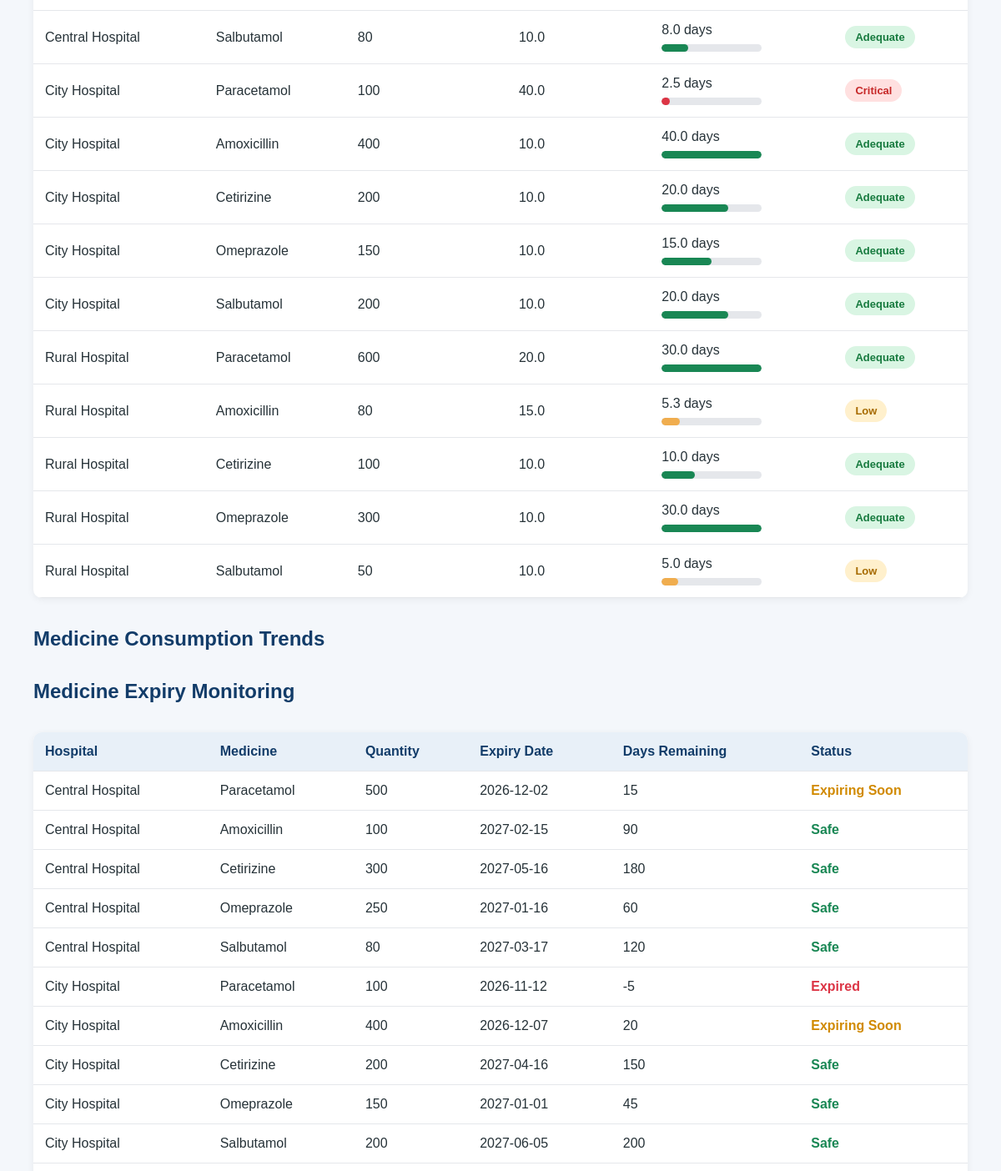
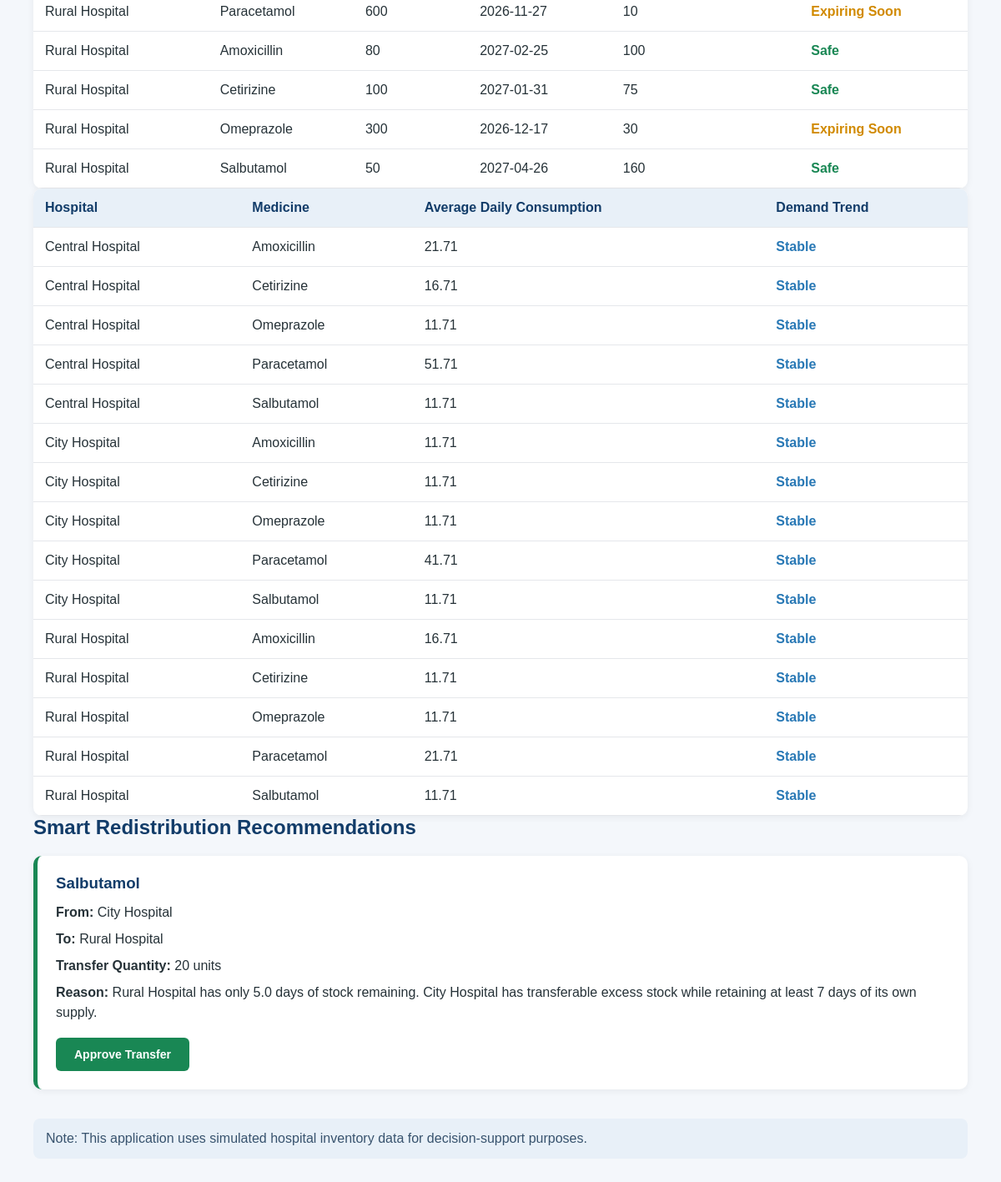
Before: / (lower part) with the older database file (2 pictures, top to bottom).
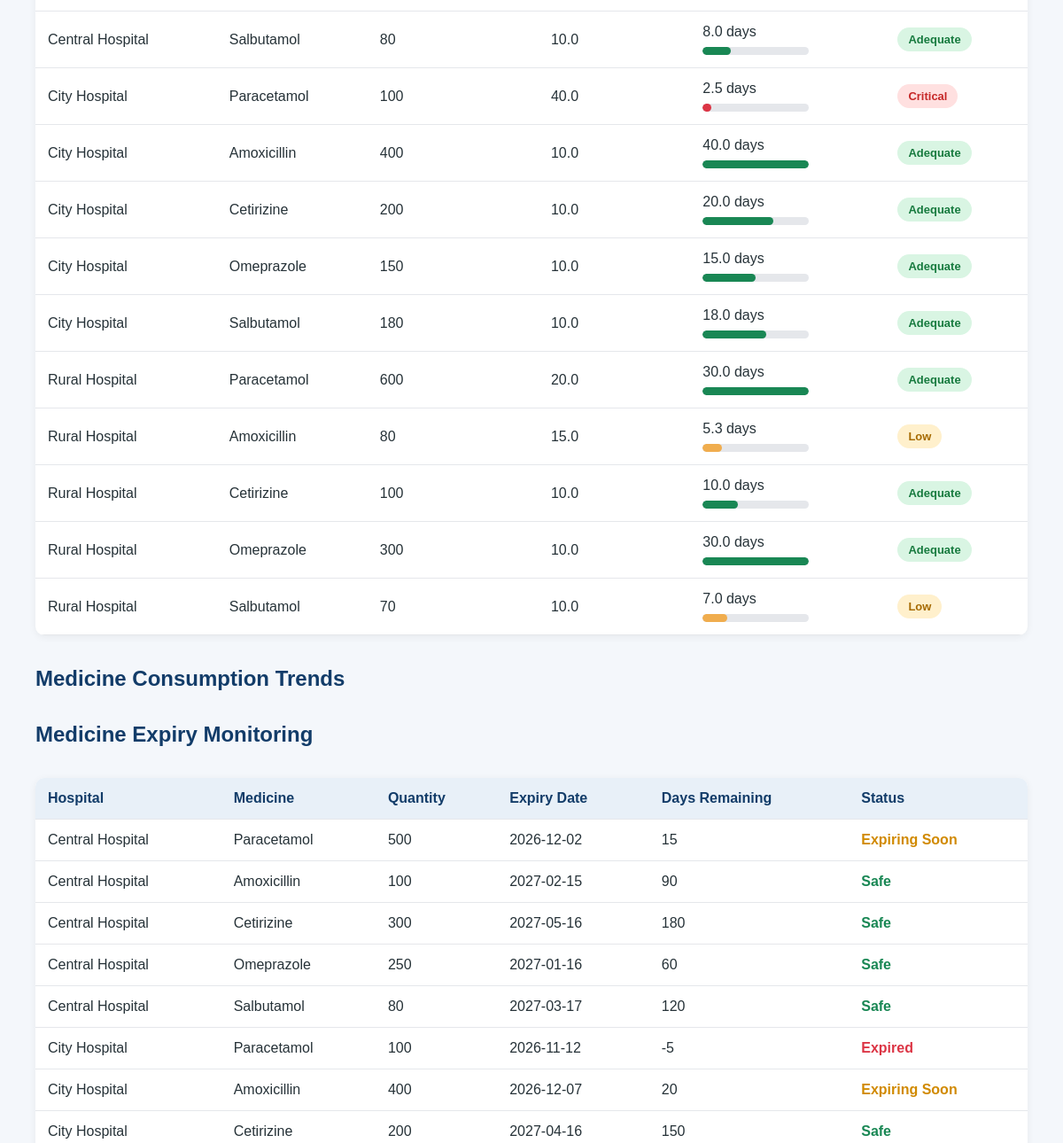
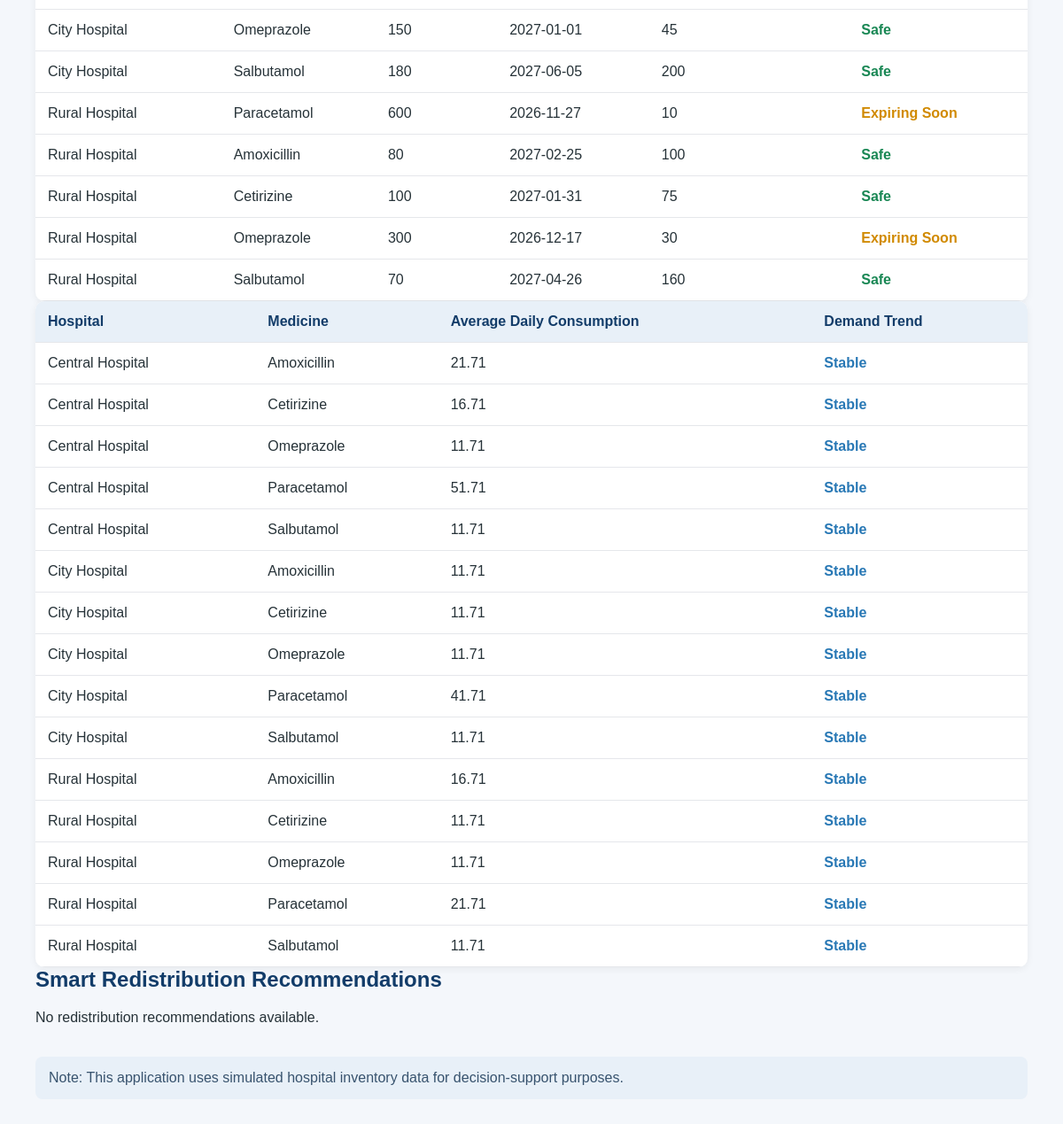
After: the same page with the newer database file (2 pictures, top to bottom).
### tables this page shows
CREATE TABLE inventory (
            id INTEGER PRIMARY KEY AUTOINCREMENT,
            hospital_id INTEGER,
            medicine_id INTEGER,
            quantity INTEGER NOT NULL,
            daily_usage REAL NOT NULL, expiry_date TEXT,
            FOREIGN KEY (hospital_id) REFERENCES hospitals(id),
            FOREIGN KEY (medicine_id) REFERENCES medicines(id)
        );

CREATE TABLE hospitals (
            id INTEGER PRIMARY KEY AUTOINCREMENT,
            name TEXT NOT NULL,
            location TEXT NOT NULL
        );

CREATE TABLE medicines (
            id INTEGER PRIMARY KEY AUTOINCREMENT,
            name TEXT NOT NULL,
            category TEXT NOT NULL
        );

CREATE TABLE consumption_history (

            id INTEGER PRIMARY KEY AUTOINCREMENT,

            hospital_id INTEGER NOT NULL,

            medicine_id INTEGER NOT NULL,

            consumption_date TEXT NOT NULL,

            quantity_used INTEGER NOT NULL,

            FOREIGN KEY (hospital_id) REFERENCES hospitals(id),

            FOREIGN KEY (medicine_id) REFERENCES medicines(id)
        );

### app.py (the view)
@app.route("/")
def home():
    stock_data = analyze_stock()
    recommendations = generate_recommendations()
    consumption_data = analyze_consumption()
    expiry_data = analyze_expiry()
    total_hospitals = 3
    total_medicines = 5
    critical_count = sum(
        1 for item in stock_data
        if item["status"] == "Critical"
    )
    low_count = sum(
        1 for item in stock_data
        if item["status"] == "Low"
    )
    return render_template(
        "index.html",
        stock_data=stock_data,
        recommendations=recommendations,
        consumption_data=consumption_data,
        expiry_data=expiry_data,
        total_hospitals=total_hospitals,
        total_medicines=total_medicines,
        critical_count=critical_count,
        low_count=low_count
    )

### templates/index.html (shortened to what this page needs)
<!doctype html>
<html lang="en">
  <head>
    <link
      rel="stylesheet"
      href="{{ url_for('static', filename='style.css') }}"
    />
  </head>
  <body>
    <main>
      <section>
        <table>
          <tbody>
            {% for item in stock_data %}
            <tr>
              <td>{{ item.hospital }}</td>
              <td>{{ item.medicine }}</td>
              <td>{{ item.quantity }}</td>
              <td>{{ item.daily_usage }}</td>
<td>
    {% if item.days_remaining is not none %}
        {{ "%.1f"|format(item.days_remaining) }} days
        <div class="stock-progress">
            <div
                class="stock-progress-fill {{ item.status|lower|replace(' ', '-') }}"
                style="width: {{ [item.days_remaining / 30 * 100, 100]|min }}%;">
            </div>
        </div>
    {% else %}
        Not available
    {% endif %}
</td>
              <td>
                <span
                  class="status-badge {{ item.status|lower|replace(' ', '-') }}"
                >
                  {{ item.status }}
                </span>
              </td>
            </tr>
            {% endfor %}
          </tbody>
        </table>
      </section>
      <section>
        <h2>Medicine Consumption Trends</h2>
      </section>
        <section>
          <h2>Medicine Expiry Monitoring</h2>
        </section>
          <table>
            <thead>
              <tr>
                <th>Hospital</th>
                <th>Medicine</th>
                <th>Quantity</th>
                <th>Expiry Date</th>
                <th>Days Remaining</th>
                <th>Status</th>
              </tr>
            </thead>
            <tbody>
              {% for item in expiry_data %}
              <tr>
                <td>{{ item.hospital }}</td>
                <td>{{ item.medicine }}</td>
                <td>{{ item.quantity }}</td>
                <td>{{ item.expiry_date }}</td>
                <td>{{ item.days_remaining }}</td>
                <td class="{{ item.status|lower|replace(' ', '-') }}">
                  {{ item.status }}
                </td>
              </tr>
              {% endfor %}
            </tbody>
          </table>
        <table>
          <thead>
            <tr>
              <th>Hospital</th>
              <th>Medicine</th>
              <th>Average Daily Consumption</th>
              <th>Demand Trend</th>
            </tr>
          </thead>
          <tbody>
            {% for item in consumption_data %}
            <tr>
              <td>{{ item.hospital }}</td>
              <td>{{ item.medicine }}</td>
              <td>{{ item.average_usage }}</td>
              <td class="{{ item.trend|lower }}">{{ item.trend }}</td>
            </tr>
            {% endfor %}
          </tbody>
        </table>
      <section>
        <h2>Smart Redistribution Recommendations</h2>
        {% if recommendations %} {% for item in recommendations %}
        <div class="recommendation">
          <h3>{{ item.medicine }}</h3>
          <p>
            <strong>From:</strong>
            {{ item.from_hospital }}
          </p>
          <p>
            <strong>To:</strong>
            {{ item.to_hospital }}
          </p>
          <p>
            <strong>Transfer Quantity:</strong>
            {{ item.quantity }} units
          </p>
          <p>
            <strong>Reason:</strong>
            {{ item.reason }}
          </p>
          <form
            action="{{ url_for('approve_transfer_route') }}"
            method="POST"
            class="transfer-form"
          >
            <button type="submit" class="approve-btn">Approve Transfer</button>
          </form>
        </div>
        {% endfor %} {% else %}
        <p>No redistribution recommendations available.</p>
        {% endif %}
      </section>
      <p class="notice">
        Note: This application uses simulated hospital inventory data for
        decision-support purposes.
      </p>
    </main>
  </body>
</html>

### static/style.css (style rules this page uses)
* { margin: 0; padding: 0; box-sizing: border-box; }
body { font-family: Arial, sans-serif; background-color: #f4f7fb; color: #263238; }
main { padding: 30px 40px; }
section { margin-bottom: 35px; }
h2 { margin-bottom: 20px; color: #123c69; }
table { width: 100%; border-collapse: collapse; background-color: white; border-radius: 10px; overflow: hidden; box-shadow: 0 2px 8px rgba(0, 0, 0, 0.06); }
th, td { padding: 14px; text-align: left; border-bottom: 1px solid #e5e7eb; }
th { background-color: #e8f0f8; color: #123c69; }
.critical { color: #dc3545; font-weight: bold; }
.low { color: #d18a00; font-weight: bold; }
.adequate { color: #198754; font-weight: bold; }
.notice { margin-top: 25px; padding: 15px; background-color: #e8f0f8; border-radius: 8px; color: #38536e; }
.stable { color: #2878b5; font-weight: bold; }
.expired { color: #dc3545; font-weight: bold; }
.expiring-soon { color: #d18a00; font-weight: bold; }
.safe { color: #198754; font-weight: bold; }
.status-badge { display: inline-block; padding: 6px 12px; border-radius: 20px; font-size: 13px; font-weight: bold; }
.status-badge.critical { background-color: #ffe0e0; color: #c62828; }
.status-badge.low { background-color: #fff0cc; color: #a66a00; }
.status-badge.adequate { background-color: #d9f5e3; color: #167a3e; }
.stock-progress { width: 120px; height: 9px; background-color: #e5e7eb; border-radius: 10px; overflow: hidden; margin-top: 8px; }
.stock-progress-fill { height: 100%; border-radius: 10px; }
.stock-progress-fill.critical { background-color: #dc3545; }
.stock-progress-fill.low { background-color: #f0ad4e; }
.stock-progress-fill.adequate { background-color: #198754; }

Changed rows visible on the page:
no longer on this page (row unchanged): medicines: medicine "Salbutamol"
no longer on this page (row unchanged): hospitals: from_hospital "City Hospital"
no longer on this page (row unchanged): hospitals: to_hospital "Rural Hospital"
changed inventory (number 6 of 15 on the later page): quantity "200" → "180"; days_remaining "20.0" → "18.0"; {{ [item.days_remaining / 30 * 100, 100]|min }} 66.66666666666666 → 60.0 (drawn)
changed inventory (number 11 of 15 on the later page): quantity "50" → "70"; days_remaining "5.0" → "7.0"; {{ [item.days_remaining / 30 * 100, 100]|min }} 16.666666666666664 → 23.333333333333332 (drawn)
Other visible differences:
text now shown: "No redistribution recommendations available."
list line gone: "From: To: Transfer Quantity: 20 units Reason: Rural Hospital has only 5.0 days of stock remaining. City Hospital has transferable excess stock while retaining at least 7 days of its own supply. Approve Transfer"
